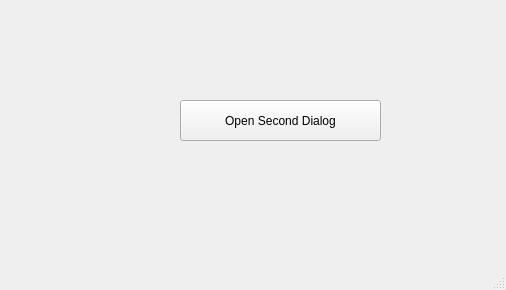
<?xml version="1.0" encoding="UTF-8"?>
<ui version="4.0">
 <class>MainWindow</class>
 <widget class="QMainWindow" name="MainWindow">
  <property name="geometry">
   <rect>
    <x>0</x>
    <y>0</y>
    <width>506</width>
    <height>290</height>
   </rect>
  </property>
  <property name="windowTitle">
   <string>MainWindow</string>
  </property>
  <widget class="QWidget" name="centralwidget">
   <widget class="QPushButton" name="pushButton">
    <property name="geometry">
     <rect>
      <x>180</x>
      <y>100</y>
      <width>201</width>
      <height>41</height>
     </rect>
    </property>
    <property name="text">
     <string>Open Second Dialog</string>
    </property>
   </widget>
  </widget>
  <widget class="QMenuBar" name="menubar">
   <property name="geometry">
    <rect>
     <x>0</x>
     <y>0</y>
     <width>506</width>
     <height>21</height>
    </rect>
   </property>
  </widget>
  <widget class="QStatusBar" name="statusbar"/>
 </widget>
 <resources/>
 <connections/>
</ui>
